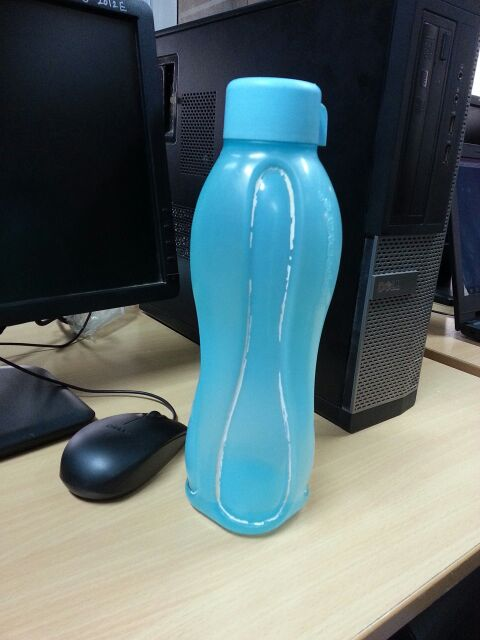
%> input picture Code/original.jpg, 480 x 640 px
$ octave ErosionDilation.m   (GNU Octave 9; MATLAB toolbox functions it lacks are replaced by stand-ins)
%> lines starting %> are read from the running program, lines starting %| are printed output that depends on the picture
%% Erode Binary Image with Line Structuring Element
%
%%
% Read binary image into the workspace.
image = imread('original.jpg');
%> image is the input picture: size 640x480x3 uint8; mean R, G, B 89.6, 107.5, 109.3
originalBW = rgb2gray(image);
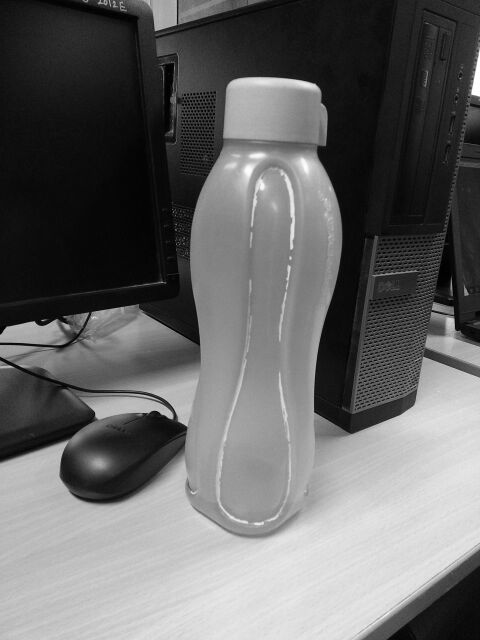
%> originalBW: size 640x480 uint8; min 0, max 255, mean 102.3
%%
% Create a flat, line-shaped structuring element.
se = strel('line',10,0);
%%
% Erode the image with the structuring element.
erodedBW = imerode(originalBW,se);
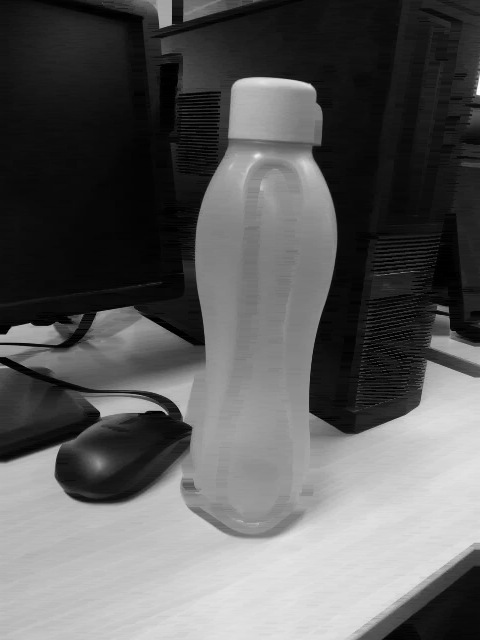
%> erodedBW: size 640x480 uint8; min 0, max 254, mean 92.6
%%
% View the original image and the eroded image.
figure
imshow(image)
figure
imshow(originalBW)
figure
imshow(erodedBW)

$ run again, with Code/Image1.jpg copied over Code/original.jpg
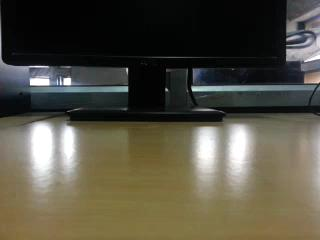
%> input picture Code/Image1.jpg, 320 x 240 px
%> image is the input picture: size 240x320x3 uint8; mean R, G, B 84, 80.6, 66.7
%> `originalBW = rgb2gray(image);`:
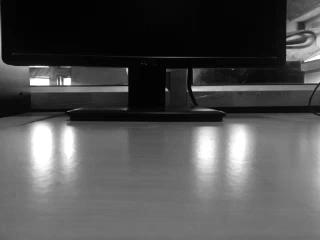
%> originalBW: size 240x320 uint8; min 0, max 255, mean 80
%> `erodedBW = imerode(originalBW,se);`:
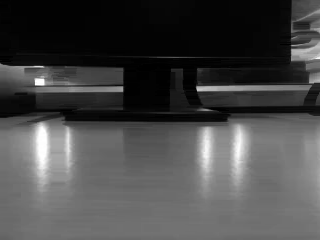
%> erodedBW: size 240x320 uint8; min 0, max 255, mean 72.3

$ run again, with Code/Image31.jpg copied over Code/original.jpg
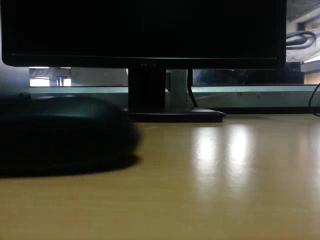
%> input picture Code/Image31.jpg, 320 x 240 px
%> image is the input picture: size 240x320x3 uint8; mean R, G, B 68.7, 66.4, 53.4
%> `originalBW = rgb2gray(image);`:
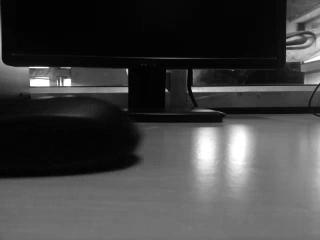
%> originalBW: size 240x320 uint8; min 0, max 255, mean 65.6
%> `erodedBW = imerode(originalBW,se);`:
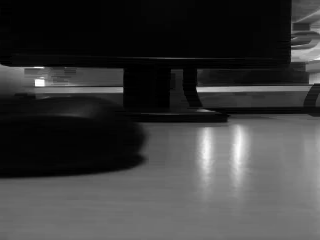
%> erodedBW: size 240x320 uint8; min 0, max 255, mean 59.2
